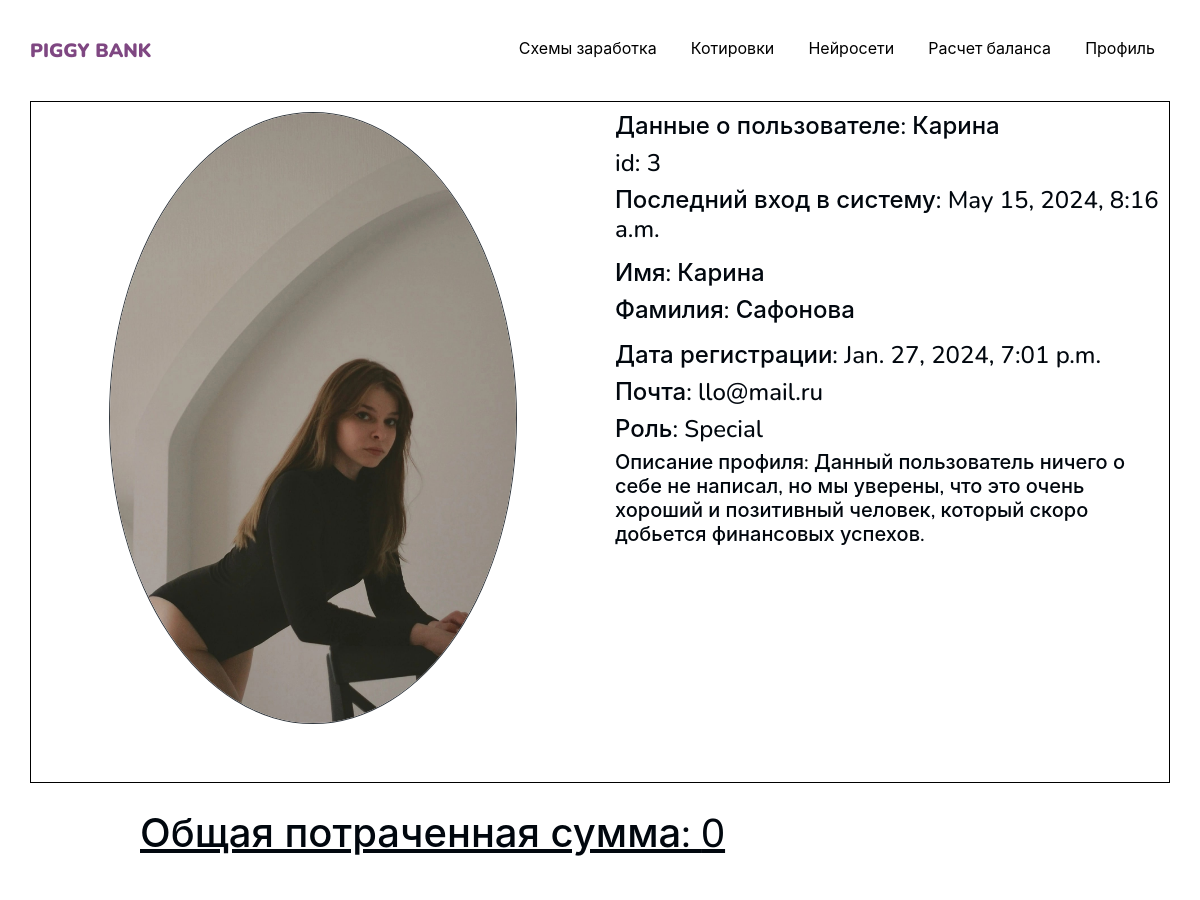
Page /job/finance/list/expenses (signed in, upper part) on the earlier database version.
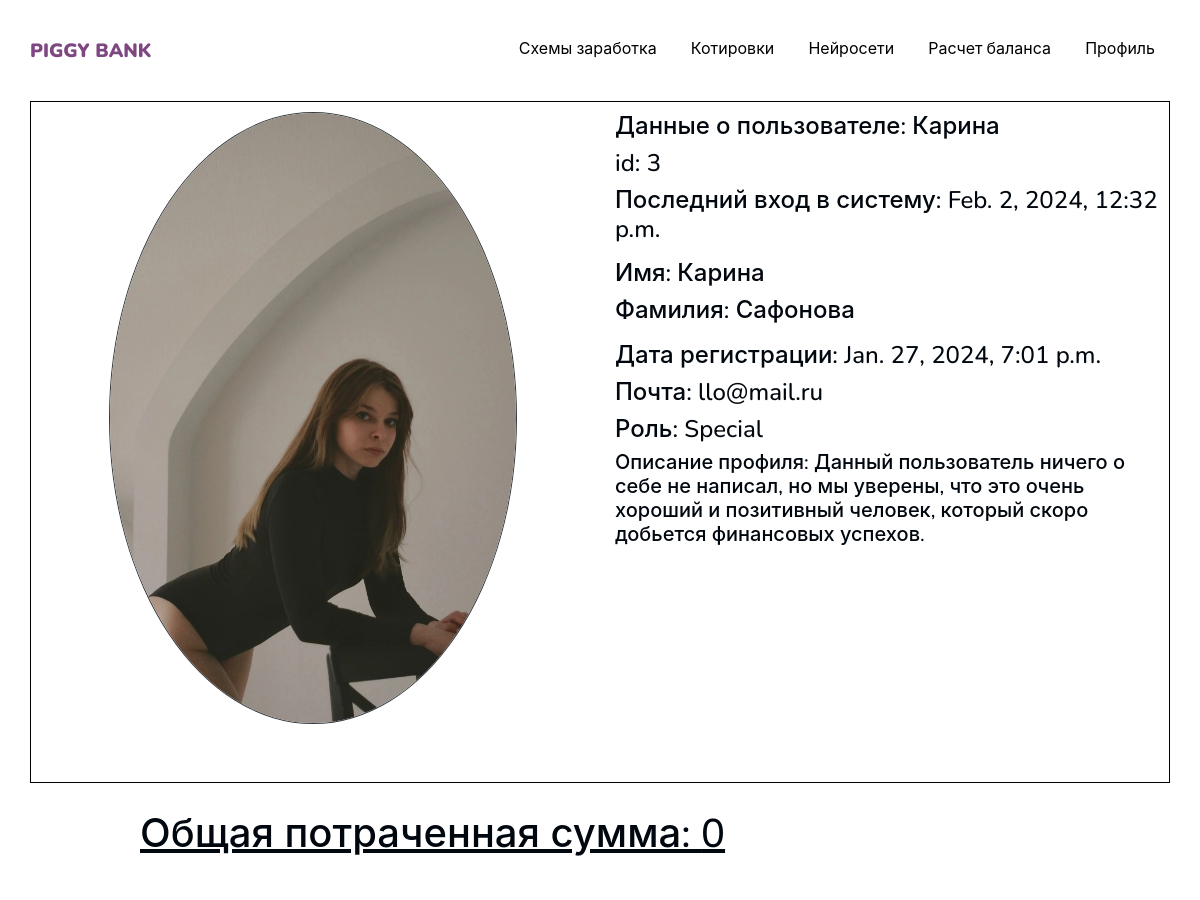
Same page on the later database version.
### users/models.py (models this page shows)
class Worker(AbstractUser):
    class Role(models.TextChoices):
        Admin = 'Admin', 'Admin role',
        special = 'Special', 'Special role'
        custom = 'Custom', 'Custom role'
        superuser = 'SuperUser', 'SuperUser role',
    email = models.EmailField(
        unique=True,
        verbose_name=_('email address'),
        error_messages={
            "unique": _('A user with that email already exists.'),
        },
    )
    telegram_id = models.PositiveBigIntegerField(
        blank=True,
        null=True,
        unique=True,
        verbose_name=_('telegram id'),
        error_messages={
            "unique": _('A user with that telegram id already exists.'),
        },
    )
    description_for_profil = models.TextField(
        verbose_name=_('description'),
        max_length=UserModelConstant.TEXT_FIELD_MAX_LEN,
        default=UserModelConstant.DEFAULT_TEXT_FOR_DESCRIPTION,
    )
    image = models.ImageField(
        upload_to='images/',
        verbose_name=_('image'),
        default='images/nou.jpg',
    )
    role = models.CharField(
        max_length=UserModelConstant.CHAR_FIELD_MAX_LEN,
        choices=Role.choices,
        default=Role.custom,
    )
    class Meta:
        verbose_name = _('worker')
        verbose_name_plural = _('workers')

### job/views.py (the view)
@login_required
def finance_list_expenses(request):
    expenses = Expenses_model.objects.filter(
        author_id=request.user.id). values(
            'price', 'comment', 'type_expenses',
            'variety', 'date'
        )
    expenses_amount = sum(Expenses_model.objects.filter(
        author_id=request.user.id).values_list('price', flat=True))
    context = {
               'expenses': expenses,
               'expenses_amount': expenses_amount,
    }
    return render(request, 'main/expenses_list.html', context)

### job/templates/main/expenses_list.html (shortened to what this page needs)
{% extends "base.html" %}
{% load static %}
{% load django_bootstrap5 %}
{% block content %}
<div class="Midjourney">
  <div class="container">
    <div class="row align-items-center justify-content-center">
      <div class="col-md-12" style="border: 1px solid black; padding: 10px;">
        <div class="row">
          <div class="col-md-6 order-md-2">
            <div class="Midjourney">
              <h4 style="color: #01070e;"> Данные о пользователе: {{user.username}} </h4>
              <h4 style="color: #01070e;">id: {{user.id}} </h4>
              <h4 style="color: #01070e;">Последний вход в систему: {{user.last_login}} </p>
              <h4 style="color: #01070e;">Имя: {{user.first_name}} </h4>
              <h4 style="color: #01070e;">Фамилия: {{user.last_name}} </p>
              <h4 style="color: #01070e;">Дата регистрации: {{user.date_joined}} </h4>
              <h4 style="color: #01070e;">Почта: {{user.email}} </h4>
              <h4 style="color: #01070e;">Роль: {{user.role}} </h4>
              <h5 style="color: #01070e;">Описание профиля: {{ user.description_for_profil }}</h5>
            </div>
          </div>
          <div class="col-md-6 order-md-1">
            <div class="text-center">
              <img src="{{ user.image.url }}" alt="Image placeholder" class="img-fluid mb-5 w-75 rounded-circle border border-dark d-block mx-auto" style="max-width: auto; height: auto;">
            </div>
          </div>
        </div>
      </div>
    </div>
  </div>
</div>
<div class="Midjourney">
  <div class="container">
    <div class="row">
      <div class="col-md-10 mx-auto blog-content">
        <br>
        <h1 class="mb-4" data-aos="fade-up" data-aos-delay="100" style="color: #01070e; text-decoration: underline;">Общая потраченная сумма: {{ expenses_amount }}</h1>
        <section class="site-section">
        </section>
      </div>
    </div>
  </div>
</div>
{% endblock %}

Differences in the rows shown:
changed Worker "Карина": last_login "May 15, 2024, 8:16 a.m." → "Feb. 2, 2024, 12:32 p.m."
